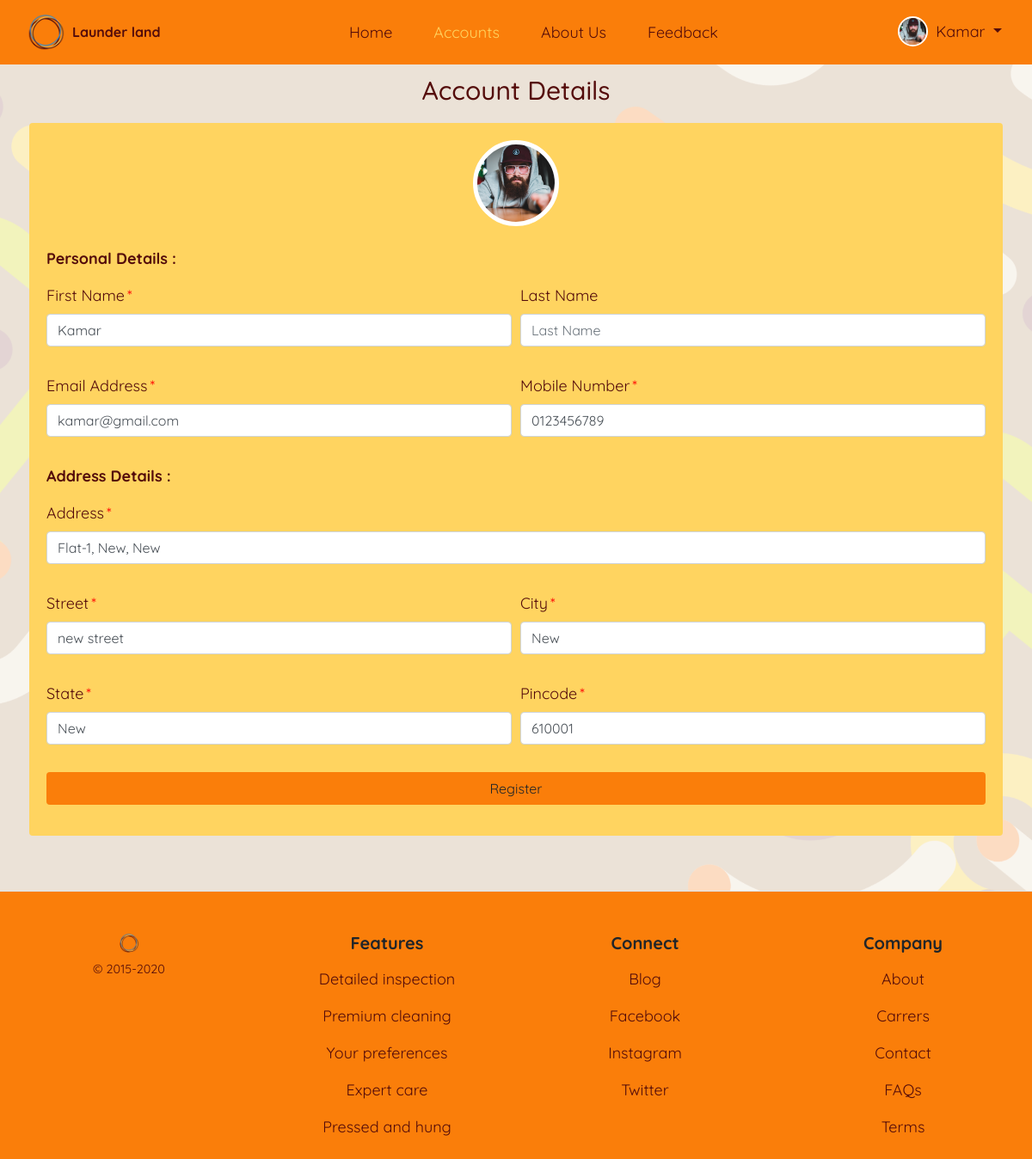
The app's page /accounts/myaccount/ (signed in), older data.
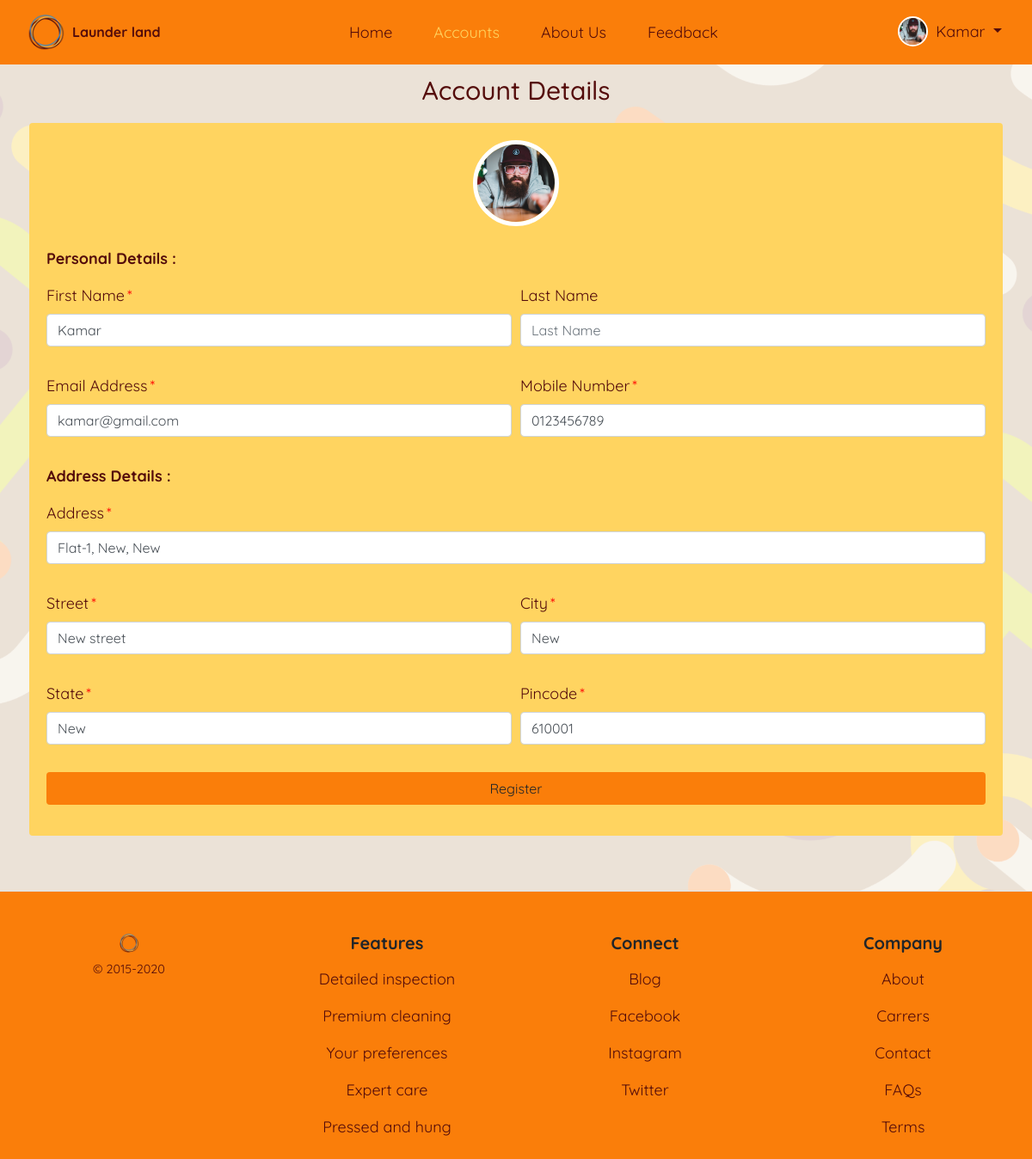
The same page, newer data.
### usermodule/models.py (models this page shows)
class User(AbstractUser):
    username = None
    mobile = models.CharField(unique=True, max_length=10)
    email = models.EmailField(unique=True)
    first_name = models.CharField(max_length=15)
    profile_pic = models.ImageField(default="profile.png", blank=True)
    user_type_choice = ((1, 'Owner'), (2, 'Staff'), (3, 'Customer'))
    user_type = models.PositiveSmallIntegerField(
        choices=user_type_choice)
    address = models.CharField(max_length=100)
    street = models.CharField(max_length=50)
    city = models.CharField(max_length=50)
    state = models.CharField(max_length=50)
    pincode = models.CharField(max_length=6)
    creation_date = models.DateTimeField(auto_now_add=True)
    objects = UserManager()
    USERNAME_FIELD = 'mobile'
    REQUIRED_FIELDS = ['first_name']
    class Meta:
        verbose_name = 'User'
        verbose_name_plural = 'Users'

### usermodule/views.py (the view)
# urls.py: path('myaccount/', account_profile, name='myaccount'),
@login_required
def account_profile(request):
    instance = User.objects.get(id=request.user.id)
    form = MyaccountForm(request.POST or None, instance=instance)
    if form.is_valid():
        form.save()
        messages.success(request, "Account updated successfully!")
        return redirect('usermodule:myaccount')
    return render(request, 'usermodule/myaccount.html', {'form': form})

### templates/usermodule/myaccount.html (shortened to what this page needs)
{% extends 'base_layout.html' %}
{% load static %}
{% load crispy_forms_tags %}
{% block content %}
<body id="accounts">
    <article class="container my- px-sm-1">
        <div class="card brown d-flex justify-content-center align-items-center bg-transparent border-0">
            <div class="card-header text-center border-bottom-0 bg-transparent">
                <h5 class="clamp_size_header">Account Details</h5>
            </div>
            <div class="card-body bg_light_orange_2 rounded mb-3">
                <form method="POST" enctype="multipart/form-data" class="needs-validation" novalidate>
                    <div class="d-flex align-items-center justify-content-around mb-4">
                        <img src="{{ user.profile_pic.url }}" class="rounded-circle bg-white text-center" id="img-cust"
                            alt="profile" style="width: 100px; height: 100px; border: 5px solid white" />
                    </div>
                    <div class="form-row">
                        <div class="form-group bold col-md-12">Personal Details :</div>
                        <div class="form-group col-md-6">
                            {{ form.first_name|as_crispy_field }}
                        </div>
                        <div class="form-group col-md-6">
                            {{ form.last_name|as_crispy_field }}
                        </div>
                        <div class="form-group col-md-6">
                            {{ form.email|as_crispy_field }}
                        </div>
                        <div class="form-group col-md-6">
                            {{ form.mobile|as_crispy_field }}
                        </div>
                        <div class="form-group bold col-md-12">Address Details :</div>
                        <div class="form-group col-md-12">
                            {{ form.address|as_crispy_field }}
                        </div>
                        <div class="form-group col-md-6">
                            {{ form.street|as_crispy_field }}
                        </div>
                        <div class="form-group col-md-6">
                            {{ form.city|as_crispy_field }}
                        </div>
                        <div class="form-group col-md-6">
                            {{ form.state|as_crispy_field }}
                        </div>
                        <div class="form-group col-md-6">
                            {{ form.pincode|as_crispy_field }}
                        </div>
                    </div>
                    <button type="submit" class="btn bg_orange_1 btn-cust btn-block mb-3">
                        Register
                    </button>
                </form>
            </div>
        </div>
    </article>
</body>
{% endblock %}

### templates/header.html (shortened to what this page needs)
{% load static %}
{% url 'homepage' as home %}
{% url 'usermodule:myaccount' as myaccount %}
<div>
    <nav class="navbar navbar-expand-lg bg_orange_1">
        <div class="container mx_width_100 justify-content-between">
            <a class="navbar-brand flex-shrink-0 btn-cust d-flex" href="{% url 'homepage' %}"
                style="min-width: 7rem"><img src="{% static 'images/logo.png' %}" alt="Horbax" width="45" />
                <h6 class="my-auto ml-2 brown bold">Launder land</h6>
            </a>
            <div class="container order-1 order-lg-0">
                <div class="navbar-collapse collapse d-lg-flex justify-content-center align-items-center"
                    id="navbarCollapse">
                    <ul class="navbar-nav">
                        <li class="nav-item my-2 mx-lg-3 clamp_size">
                            <a class="{% if request.get_full_path == home %}actives{% else %}brown{% endif %} nav-link border-0 btn-cust text-center header_big"
                                href="{% url 'homepage' %}">Home</a>
                        </li>
                        {% if user.is_authenticated %}
                        <li class="nav-item my-2 mx-lg-3 clamp_size">
                            <a class="{% if request.get_full_path == myaccount %}actives{% else %}brown{% endif %} nav-link header_big border-0 btn-cust text-center"
                                href="{% url 'usermodule:myaccount' %}">Accounts</a>
                        </li>
                        {% endif %}
                        <li class="nav-item my-2 mx-lg-3 clamp_size">
                            <a class="brown nav-link header_big border-0 btn-cust text-center" href="#">About Us</a>
                        </li>
                        <li class="nav-item my-2 mx-lg-3 clamp_size">
                            <a class="brown nav-link header_big border-0 btn-cust text-center" href="#">Feedback</a>
                        </li>
                    </ul>
                </div>
            </div>
            <div class="navbar-toolbar d-flex flex-shrink-0 align-items-center order-0 orderlg-1">
                {% if user.is_authenticated %}
                <div class="nav-item dropdown d-flex order-md-2">
                    <a class="navbar-tool mx-sm-1 mx-md-0 text-decoration-none btn-cust" href="">
                        <div class="navbar-tool-icon-box">
                            <img class="rounded-circle" src="{{ user.profile_pic.url }}" width="35"
                                style="border: 2px solid white" alt="Profile" />
                        </div>
                    </a>
                    <a class="nav-link dropdown-toggle btn-cust d-none d-md-block px-1
              {% if request.get_full_path == profile %}active{% else %}brown{% endif %}" href="#" id="navbardrop"
                        data-toggle="dropdown">
                        {{ user.first_name }}
                    </a>
                </div>
                {% endif %}
            </div>
        </div>
    </nav>
</div>

Row changes from the older to the newer data that the page shows:
changed User "Kamar": street "new street" → "New street"
